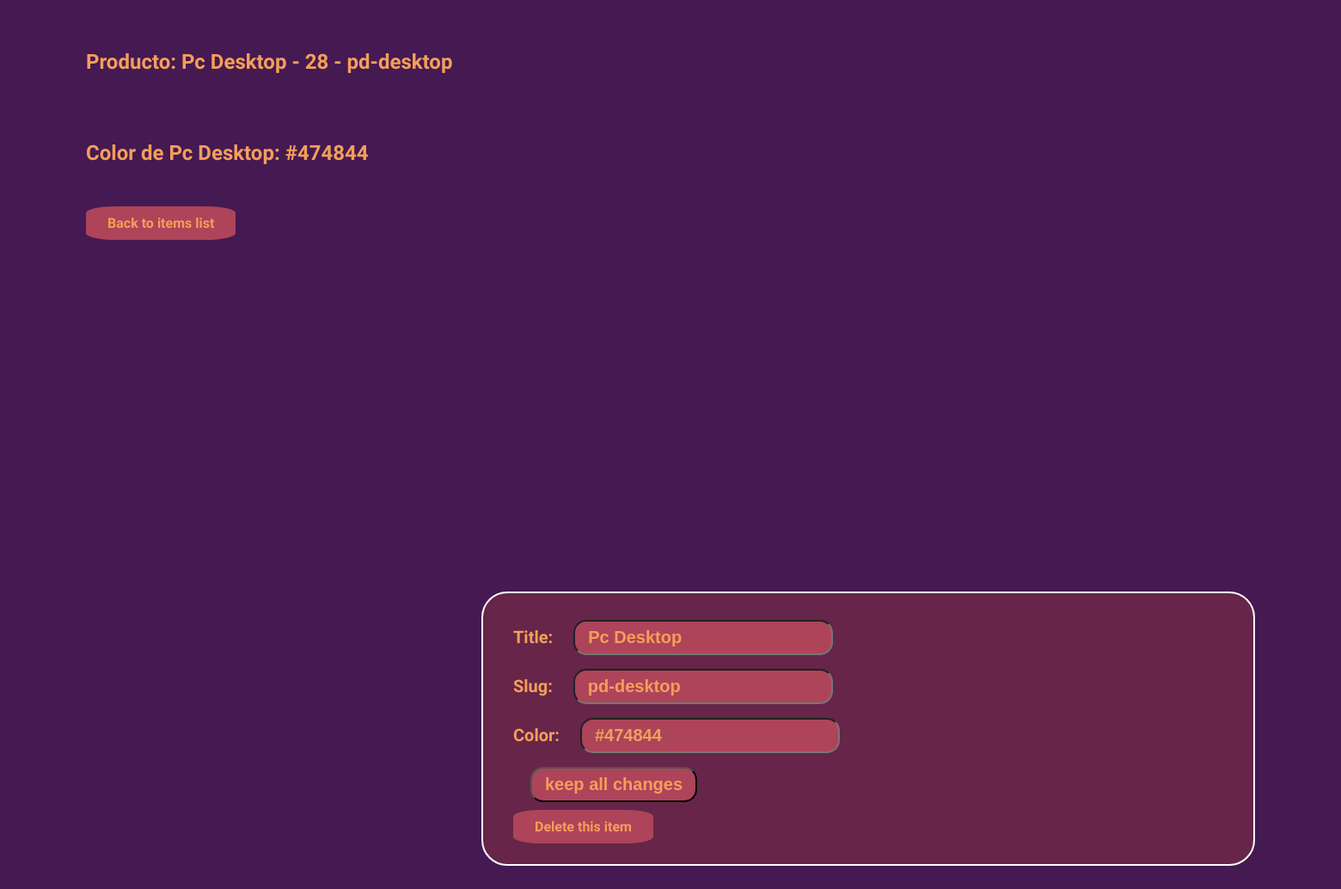
Page /update/pd-desktop/ (signed in) on the committed database.
### model_products/models.py (models this page shows, shortened)
class Product(models.Model):
    user = models.ForeignKey(User, blank=True, null=True, on_delete=models.SET_NULL)
    title = models.CharField(max_length=60)
    slug = models.SlugField(unique=True)
    color = ColorField(default='#FF0000')
    created = models.DateTimeField(auto_now_add=True)
    def get_delete_url(self):
        return f'/update/{self.slug}/delete/'

### model_products/views.py (the view, shortened to what this page needs)
# urls.py: path('update/<slug:slug>/',UpdateProduct.as_view()),
class UpdateProduct(UpdateView):
    form_class = SecModelForm
    template_name = 'pages/detail.html'
    def get_queryset(self):
        return Product.objects.filter(user=self.request.user)

### model_products/forms.py
class SecModelForm(forms.ModelForm):
    class Meta:
        model = Product
        fields = [
            'title',
            'slug',
            'color'
        ]

### model_products/templates/pages/detail.html (shortened to what this page needs)
{% load static %}
<!DOCTYPE html>
<html lang="en">
<head>
</head>
<body>
    <div class='container'>
        <br><br>
        <h2>Producto: {{object.title}} - {{object.id}} - {{object.slug}} </h2>
        <br><br>
        <h2>Color de {{object.title}}: {{object.color}}</h2>
        <br><br>
        <a href='/my-products/'>Back to items list</a>
        <br><br>
    </div>
    <nav>
    {% if form %}
        {% include 'pages/forms.html' with form=form delete_url=object.get_delete_url  %}
    {% endif %}
    </nav>
</body>
</html>

### model_products/templates/pages/forms.html (shortened to what this page needs)
{% load static %}
<!DOCTYPE html>
<html lang="en">
<head>
</head>
<body>
    <form method="POST" action='.'>
        {{ form.as_p }}
        <input type='submit' value='keep all changes'><br><br>
        {% if delete_url %}
            <a href='{{delete_url}}'>Delete this item</a> <br><br>
        {% endif %}
    </form>
</body>
</html>

### model_products/templates/pages/detail.html (style rules this page uses)
*,*:before,*:after { box-sizing: border-box; }
body,html { height: 100%; }
.container { margin: 0 100px; }
a { text-decoration: none; background-color: rgb(174, 68, 90); color: rgb(243, 159, 90); font-weight: bold; border-radius: 20%; padding: 10px 25px; }

### rows in the picture
Product: title "Pc Desktop", id "28", slug "pd-desktop", color "#474844"
